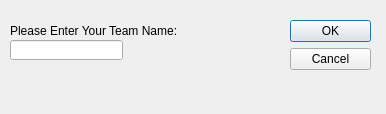
<?xml version="1.0" encoding="UTF-8"?>
<ui version="4.0">
 <class>Dialog</class>
 <widget class="QDialog" name="Dialog">
  <property name="geometry">
   <rect>
    <x>0</x>
    <y>0</y>
    <width>386</width>
    <height>114</height>
   </rect>
  </property>
  <property name="windowTitle">
   <string>Dialog</string>
  </property>
  <widget class="QDialogButtonBox" name="buttonBox">
   <property name="geometry">
    <rect>
     <x>290</x>
     <y>20</y>
     <width>81</width>
     <height>241</height>
    </rect>
   </property>
   <property name="orientation">
    <enum>Qt::Vertical</enum>
   </property>
   <property name="standardButtons">
    <set>QDialogButtonBox::Cancel|QDialogButtonBox::Ok</set>
   </property>
  </widget>
  <widget class="QLabel" name="label">
   <property name="geometry">
    <rect>
     <x>10</x>
     <y>20</y>
     <width>171</width>
     <height>21</height>
    </rect>
   </property>
   <property name="text">
    <string>Please Enter Your Team Name:</string>
   </property>
  </widget>
  <widget class="QLineEdit" name="lineEdit">
   <property name="geometry">
    <rect>
     <x>10</x>
     <y>40</y>
     <width>113</width>
     <height>20</height>
    </rect>
   </property>
   <property name="text">
    <string/>
   </property>
  </widget>
 </widget>
 <resources/>
 <connections>
  <connection>
   <sender>buttonBox</sender>
   <signal>accepted()</signal>
   <receiver>Dialog</receiver>
   <slot>accept()</slot>
   <hints>
    <hint type="sourcelabel">
     <x>248</x>
     <y>254</y>
    </hint>
    <hint type="destinationlabel">
     <x>157</x>
     <y>274</y>
    </hint>
   </hints>
  </connection>
  <connection>
   <sender>buttonBox</sender>
   <signal>rejected()</signal>
   <receiver>Dialog</receiver>
   <slot>reject()</slot>
   <hints>
    <hint type="sourcelabel">
     <x>316</x>
     <y>260</y>
    </hint>
    <hint type="destinationlabel">
     <x>286</x>
     <y>274</y>
    </hint>
   </hints>
  </connection>
 </connections>
</ui>
